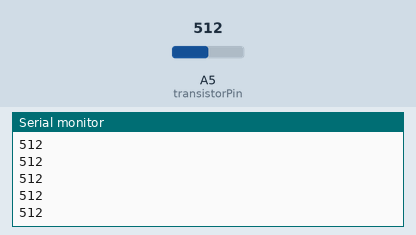
A sketch run on a simulated Arduino Uno, built with avr-gcc and run on an emulated ATmega328P. On the bench: the last lines printed to the serial monitor. Inputs (shaded band) come from the test bench; at power-on: A5 (transistorPin) = 512.

Above: at 1.2 s.
1.3 s: A5 (transistorPin) set to 716
At 1.8 s:
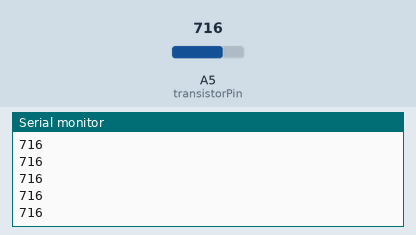
2.8 s: A5 (transistorPin) set to 900
At 3.6 s:
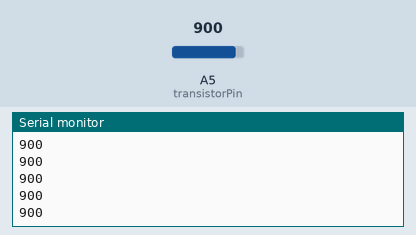
Timing chart, 0 to 5.8 s (numbered marks = the images above; inputs shaded):
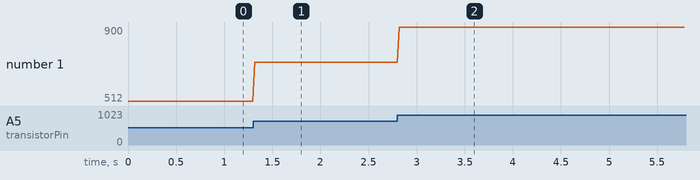

Measured:
- after the input at 1.3 s, the serial monitor: prints a new line at once (image 1)
- after the input at 2.8 s, the serial monitor: prints a new line at once (image 2)
- plotted number 1: 512 → 716 after the input at 1.3 s, 716 → 900 after the input at 2.8 s

The sketch:

Project013__ProximityDetector.ino
```cpp
const int transistorPin = A5;
int transistorValue;

void setup() {
  Serial.begin(9600);
  pinMode (transistorPin, INPUT);
}

void loop() {
  transistorValue = analogRead(transistorPin);
  Serial.println(transistorValue);
  delay(20);
}
```
